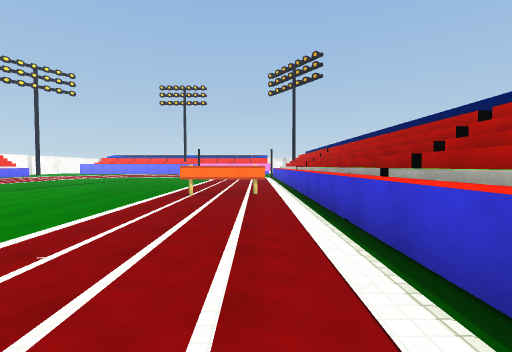
view 1 (above)

14 first-person views from a walk through a 3-D level made in the Unity game engine. The camera is 1.5 m above the floor, tilts 2° down and sees 85° across. The floor is counted in squares, 2 m on a side. Each view is taken from the middle of a square. On the plan, view 1 faces up. The plan holds only what a view shows up to about 10 squares ahead; the rest is blank. The place goes on beyond the plan. The player character is not drawn. Some animated figures are not drawn. Surface patterns are stand-ins for the level's own textures.

view 2
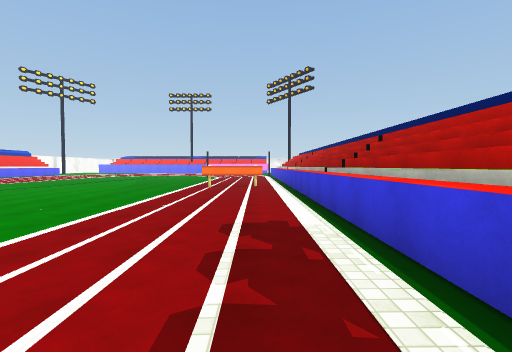

view 3
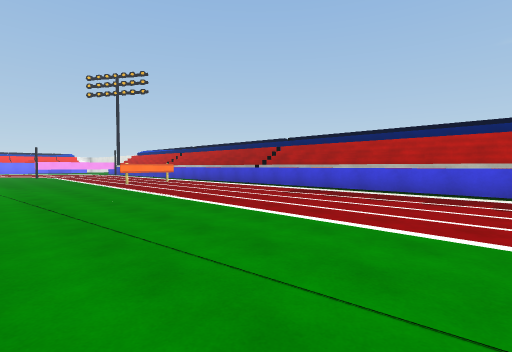

view 4
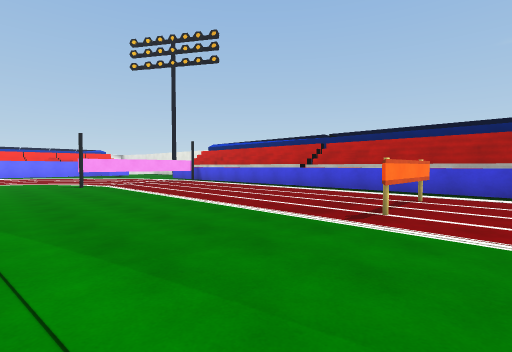

view 5
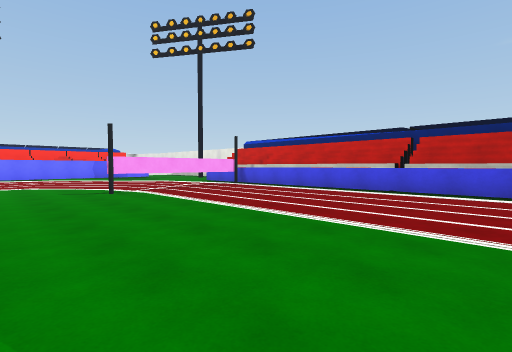

view 6
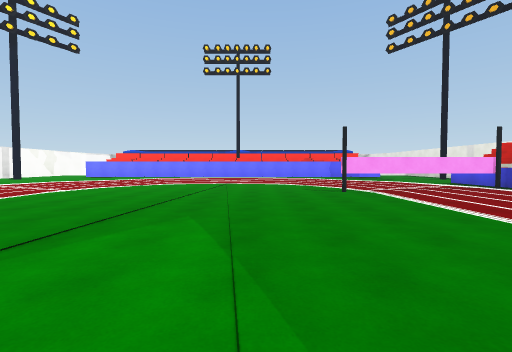

view 7
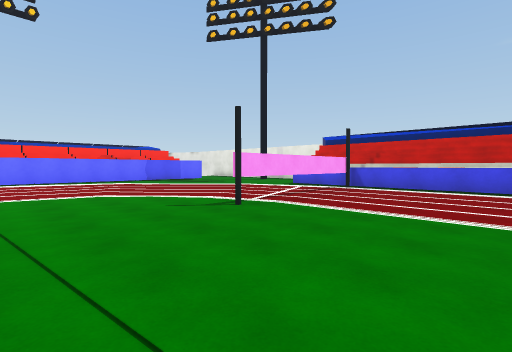

view 8
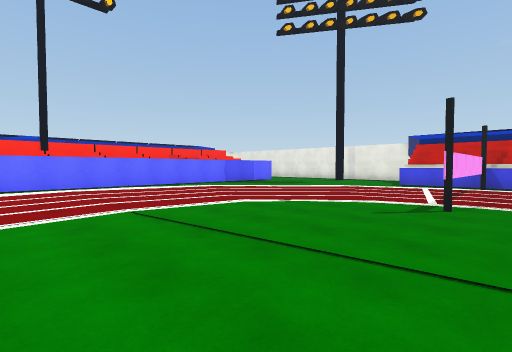

view 9
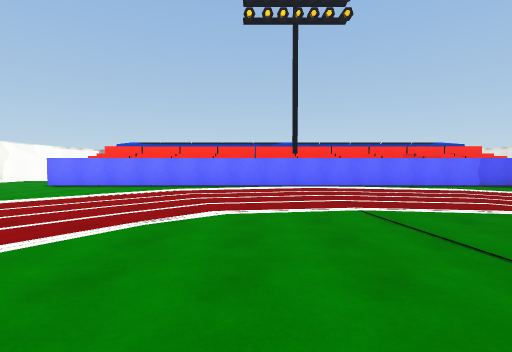

view 10
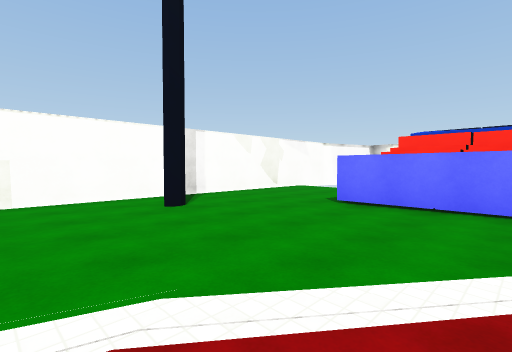

view 11
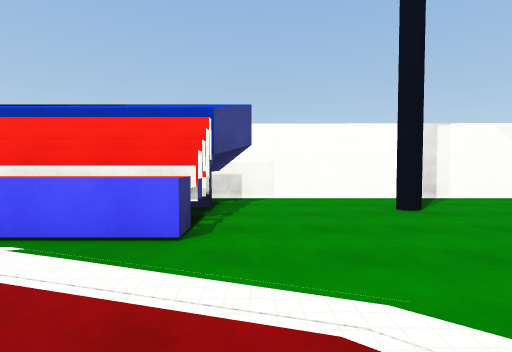

view 12
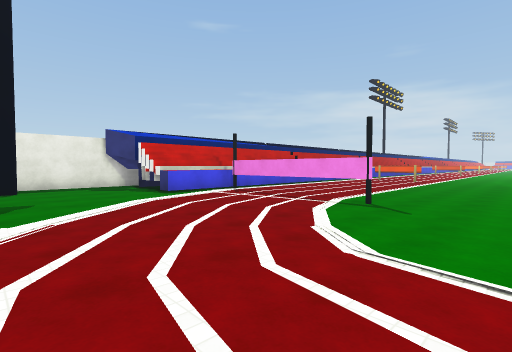

view 13
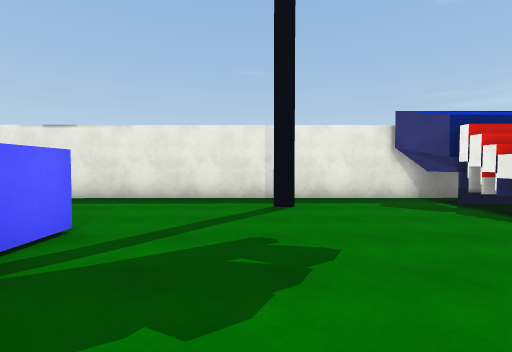

view 14
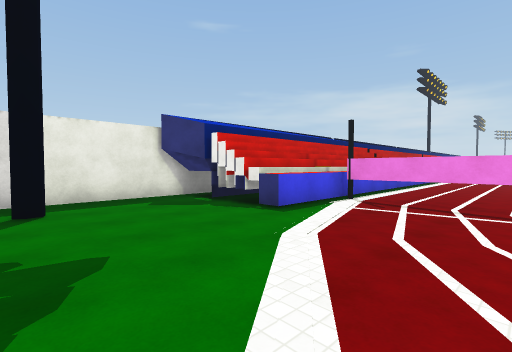

### Floor plan
Key: @ floor where view 1 was taken; # wall or solid block; . main floor; - floor 0.25 m lower than the main floor; ^ raised ledge; C black cylinder; T thing the floor can be seen under or through; O other object.
Columns run from 20 left of view 1 to 5 right of it. Each row starts with its distance up from view 1.
 27 #...                    .#
 26 #....                 ...#
 25 #....^^^^^^^^^^^^^^^^^...#
 24 #........................#
 23 #......................#.#
 22 #.#......................#
 21 #...........--...........#
 20 #........--------........#
 19 #.##^....--------.....####
 18    #^....--------.....##
 17    #^  ..--------CTTTC#
 16         ----------....#
 15         ----------....#
 14          ---------....#
 13           --------....#
 12            -------....#
 11             ------....#
 10             ------....#
  9             ------....#
  8              -----..O.#
  7             ------.O..#
  6             ------....#
  5              -----....#
  4               ----....^
  3               ----....#
  2               ----....#
  1               ----....#
  0               ----..@.#
 -1               ----....#
 -2               ----....#
 -3               ----....#
 -4               ----.. .^

Where each view was taken, in squares from view 1:
view 1: 0 up, 0 right, facing up
view 2: 3 down, 0 right, facing up
view 3: 4 down, 6 left, facing up-right
view 4: 6 up, 6 left, facing up-right
view 5: 9 up, 6 left, facing up-right
view 6: 9 up, 6 left, facing up
view 7: 13 up, 7 left, facing up-right
view 8: 16 up, 9 left, facing up-right
view 9: 16 up, 9 left, facing up
view 10: 20 up, 13 left, facing up-left
view 11: 20 up, 13 left, facing left
view 12: 23 up, 6 left, facing down-right
view 13: 23 up, 2 left, facing right
view 14: 23 up, 2 left, facing down-right
